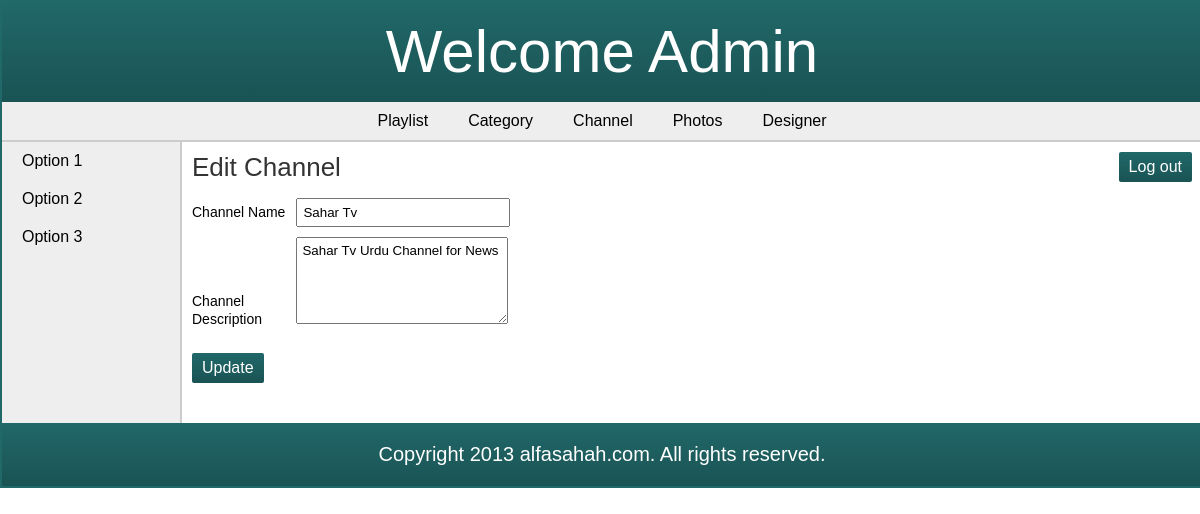
The app's page /admin/edit_channel.php?id=3 with its own data.
### tables this page shows
CREATE TABLE IF NOT EXISTS `channel` (
  `channel_id` int(11) NOT NULL AUTO_INCREMENT,
  `channel_name` varchar(100) NOT NULL,
  `channel_desc` varchar(1000) DEFAULT NULL,
  `channel_image` varchar(200) DEFAULT NULL,
  PRIMARY KEY (`channel_id`)
);

### admin/edit_channel.php (the view, shortened to what this page needs)
<?php
require('../includes/config.php');
$id = $_GET['id'];
$query_selectChannel = "SELECT channel_name,channel_desc FROM channel WHERE channel_id=$id";
$result_selectChannel = $con->query($query_selectChannel);
$row_selectChannel = $result_selectChannel->fetch_array();
$err_channelName = $err_image = $gen_error = '';
?>
<!doctype html>
<html>
<head>
    <link rel="stylesheet" href="../includes/main_style.css" >
</head>
<body>
<?php
include("../includes/header_admin.inc.php");
include("../includes/nav_admin.inc.php");
include("../includes/aside_admin.inc.php");
?>
<section>
    <h1>Edit Channel</h1>
    <form action="" method="POST" enctype="multipart/form-data" class="form">
        <ul class="form-list">
            <li>
                <div class="label-block"> <label for="channelName">Channel Name</label> </div>
                <div class="input-box"><input type="text" name="txtChannelName" id="channelName" placeholder="Channel Name *" value="<?php echo $row_selectChannel['channel_name']; ?>" /> </div> <span class="error_message"><?php echo $err_channelName; ?></span>
            </li>
            <li>
                <div class="label-block"> <label for="channelDesc">Channel Description</label> </div>
                <div class="input-box"><textarea name="txtChannelDesc" id="channelDesc"><?php echo $row_selectChannel['channel_desc']; ?></textarea></div>
            </li>
            <li>
                <input type="submit" value="Update" class="submit_button" /> <span class="error_message"><?php echo $gen_error; ?></span>
            </li>
        </ul>
    </form>
</section>
<?php
include("../includes/footer_admin.inc.php");
?>
</body>
</html>

### includes/main_style.css (style rules this page uses)
* { font-family: arial,sans-serif; margin:0px; padding:0px; }
body { width:1200px; margin:auto; border:2px solid #216869; }
li { list-style:none; margin:0px; }
label { margin:5px 0px; font-size:14px; }
.label-block { display:inline-block; width:100px; }
.input-box { display:inline-block; margin:5px 0px; }
.input-box input { width:200px; padding:5px 5px; margin:auto; }
.input-box textarea { width:200px; height:75px; padding:5px 5px; }
.submit_button { font-size:16px; margin-top:20px; margin-right:20px; padding:6px 10px; background:-webkit-linear-gradient(top,#216869,#1a5354); background: -moz-linear-gradient(top,#216869,#1a5354); filter: progid:DXImageTransform.Microsoft.Gradient(GradientType=0,StartColorStr='#216869',EndColorStr='#1a5354'); -ms-filter: "progid:DXImageTransform.Microsoft.Gradient(GradientType=0,StartColorStr='#216869',EndColorStr='#1a5354')"; background: -ms-linear-gradient(#216869, #1a5354); background-image:-webkit-gradient(linear, 50% 0%, 50% 100%, color-stop(0%, #216869), color-stop(100%, #1a5354)); border:none; color:white; -webkit-border-radius:2px; }
section { width:1000px; padding:10px; padding-bottom:40px; }
section h1 { margin-bottom:10px; font-weight:normal; color:#333; font-size: 26px; }

### records on screen
channel: txtChannelName "Sahar Tv", txtChannelDesc "Sahar Tv Urdu Channel for News"
